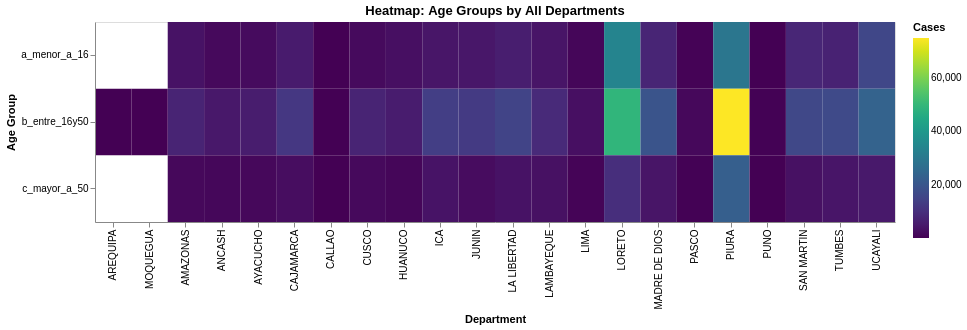

Source (notebook cell):
### Code cell
alt.Chart(age_dept).mark_rect().encode(
    x=alt.X('departamento:N',
            sort='-y',
            title='Department'),
    y=alt.Y('edad_grupos:N',
            sort=['a_menor_a_16', 'b_entre_16y50', 'c_mayor_a_50'],
            title='Age Group'),
    color=alt.Color('count:Q',
                    scale=alt.Scale(scheme='viridis'),
                    title='Cases'),
    tooltip=['departamento', 'edad_grupos', 'count']
).properties(
    title='Heatmap: Age Groups by All Departments',
    width=800,
    height=200
).interactive()

### Figure 1 — Vega specification as saved in the notebook (floating-point values rounded to 4 significant figures)
{"$schema": "https://vega.github.io/schema/vega/v5.json", "data": [{"name": "param_2_store"}, {"name": "source_0"}, {"name": "data_0", "values": [{"count": 3379, "departamento": "AMAZONAS", "edad_grupos": "a_menor_a_16"}, {"count": 7298, "departamento": "AMAZONAS", "edad_grupos": "b_entre_16y50"}, {"count": 1340, "departamento": "AMAZONAS", "edad_grupos": "c_mayor_a_50"}, {"count": 1557, "departamento": "ANCASH", "edad_grupos": "a_menor_a_16"}, {"count": 4483, "departamento": "ANCASH", "edad_grupos": "b_entre_16y50"}, {"count": 1174, "departamento": "ANCASH", "edad_grupos": "c_mayor_a_50"}, {"count": 7, "departamento": "AREQUIPA", "edad_grupos": "b_entre_16y50"}, {"count": 1934, "departamento": "AYACUCHO", "edad_grupos": "a_menor_a_16"}, {"count": 5672, "departamento": "AYACUCHO", "edad_grupos": "b_entre_16y50"}, {"count": 1283, "departamento": "AYACUCHO", "edad_grupos": "c_mayor_a_50"}, {"count": 5282, "departamento": "CAJAMARCA", "edad_grupos": "a_menor_a_16"}, {"count": 11875, "departamento": "CAJAMARCA", "edad_grupos": "b_entre_16y50"}, {"count": 2252, "departamento": "CAJAMARCA", "edad_grupos": "c_mayor_a_50"}, {"count": 7, "departamento": "CALLAO", "edad_grupos": "a_menor_a_16"}, {"count": 17, "departamento": "CALLAO", "edad_grupos": "b_entre_16y50"}, {"count": 2, "departamento": "CALLAO", "edad_grupos": "c_mayor_a_50"}, {"count": 1789, "departamento": "CUSCO", "edad_grupos": "a_menor_a_16"}, {"count": 7186, "departamento": "CUSCO", "edad_grupos": "b_entre_16y50"}, {"count": 1500, "departamento": "CUSCO", "edad_grupos": "c_mayor_a_50"}, {"count": 2624, "departamento": "HUANUCO", "edad_grupos": "a_menor_a_16"}, {"count": 5425, "departamento": "HUANUCO", "edad_grupos": "b_entre_16y50"}, {"count": 997, "departamento": "HUANUCO", "edad_grupos": "c_mayor_a_50"}, {"count": 4203, "departamento": "ICA", "edad_grupos": "a_menor_a_16"}, {"count": 13505, "departamento": "ICA", "edad_grupos": "b_entre_16y50"}, {"count": 3616, "departamento": "ICA", "edad_grupos": "c_mayor_a_50"}, {"count": 4388, "departamento": "JUNIN", "edad_grupos": "a_menor_a_16"}, {"count": 12611, "departamento": "JUNIN", "edad_grupos": "b_entre_16y50"}, {"count": 2200, "departamento": "JUNIN", "edad_grupos": "c_mayor_a_50"}, {"count": 5840, "departamento": "LA LIBERTAD", "edad_grupos": "a_menor_a_16"}, {"count": 15114, "departamento": "LA LIBERTAD", "edad_grupos": "b_entre_16y50"}, {"count": 3423, "departamento": "LA LIBERTAD", "edad_grupos": "c_mayor_a_50"}, {"count": 3877, "departamento": "LAMBAYEQUE", "edad_grupos": "a_menor_a_16"}, {"count": 8703, "departamento": "LAMBAYEQUE", "edad_grupos": "b_entre_16y50"}, {"count": 3038, "departamento": "LAMBAYEQUE", "edad_grupos": "c_mayor_a_50"}, {"count": 995, "departamento": "LIMA", "edad_grupos": "a_menor_a_16"}, {"count": 2681, "departamento": "LIMA", "edad_grupos": "b_entre_16y50"}, {"count": 579, "departamento": "LIMA", "edad_grupos": "c_mayor_a_50"}, {"count": 33691, "departamento": "LORETO", "edad_grupos": "a_menor_a_16"}, {"count": 49142, "departamento": "LORETO", "edad_grupos": "b_entre_16y50"}, {"count": 9663, "departamento": "LORETO", "edad_grupos": "c_mayor_a_50"}, {"count": 7423, "departamento": "MADRE DE DIOS", "edad_grupos": "a_menor_a_16"}, {"count": 19269, "departamento": "MADRE DE DIOS", "edad_grupos": "b_entre_16y50"}, {"count": 3870, "departamento": "MADRE DE DIOS", "edad_grupos": "c_mayor_a_50"}, {"count": 1, "departamento": "MOQUEGUA", "edad_grupos": "b_entre_16y50"}, {"count": 467, "departamento": "PASCO", "edad_grupos": "a_menor_a_16"}, {"count": 1260, "departamento": "PASCO", "edad_grupos": "b_entre_16y50"}, {"count": 236, "departamento": "PASCO", "edad_grupos": "c_mayor_a_50"}, {"count": 29288, "departamento": "PIURA", "edad_grupos": "a_menor_a_16"}, {"count": 74959, "departamento": "PIURA", "edad_grupos": "b_entre_16y50"}, {"count": 22153, "departamento": "PIURA", "edad_grupos": "c_mayor_a_50"}, {"count": 33, "departamento": "PUNO", "edad_grupos": "a_menor_a_16"}, {"count": 119, "departamento": "PUNO", "edad_grupos": "b_entre_16y50"}, {"count": 27, "departamento": "PUNO", "edad_grupos": "c_mayor_a_50"}, {"count": 7834, "departamento": "SAN MARTIN", "edad_grupos": "a_menor_a_16"}, {"count": 15890, "departamento": "SAN MARTIN", "edad_grupos": "b_entre_16y50"}, {"count": 3035, "departamento": "SAN MARTIN", "edad_grupos": "c_mayor_a_50"}, {"count": 6838, "departamento": "TUMBES", "edad_grupos": "a_menor_a_16"}, {"count": 16459, "departamento": "TUMBES", "edad_grupos": "b_entre_16y50"}, {"count": 4016, "departamento": "TUMBES", "edad_grupos": "c_mayor_a_50"}, {"count": 15623, "departamento": "UCAYALI", "edad_grupos": "a_menor_a_16"}, {"count": 23342, "departamento": "UCAYALI", "edad_grupos": "b_entre_16y50"}, {"count": 4742, "departamento": "UCAYALI", "edad_grupos": "c_mayor_a_50"}]}, {"name": "source_0_x_domain_departamento", "values": [{"departamento": "AMAZONAS", "sort_field": "a_menor_a_16"}, {"departamento": "ANCASH", "sort_field": "a_menor_a_16"}, {"departamento": "AREQUIPA", "sort_field": "b_entre_16y50"}, {"departamento": "AYACUCHO", "sort_field": "a_menor_a_16"}, {"departamento": "CAJAMARCA", "sort_field": "a_menor_a_16"}, {"departamento": "CALLAO", "sort_field": "a_menor_a_16"}, {"departamento": "CUSCO", "sort_field": "a_menor_a_16"}, {"departamento": "HUANUCO", "sort_field": "a_menor_a_16"}, {"departamento": "ICA", "sort_field": "a_menor_a_16"}, {"departamento": "JUNIN", "sort_field": "a_menor_a_16"}, {"departamento": "LA LIBERTAD", "sort_field": "a_menor_a_16"}, {"departamento": "LAMBAYEQUE", "sort_field": "a_menor_a_16"}, {"departamento": "LIMA", "sort_field": "a_menor_a_16"}, {"departamento": "LORETO", "sort_field": "a_menor_a_16"}, {"departamento": "MADRE DE DIOS", "sort_field": "a_menor_a_16"}, {"departamento": "MOQUEGUA", "sort_field": "b_entre_16y50"}, {"departamento": "PASCO", "sort_field": "a_menor_a_16"}, {"departamento": "PIURA", "sort_field": "a_menor_a_16"}, {"departamento": "PUNO", "sort_field": "a_menor_a_16"}, {"departamento": "SAN MARTIN", "sort_field": "a_menor_a_16"}, {"departamento": "TUMBES", "sort_field": "a_menor_a_16"}, {"departamento": "UCAYALI", "sort_field": "a_menor_a_16"}]}, {"name": "source_0_y_domain_edad_grupos", "values": [{"edad_grupos": "a_menor_a_16", "sort_field": 0.0}, {"edad_grupos": "b_entre_16y50", "sort_field": 1.0}, {"edad_grupos": "c_mayor_a_50", "sort_field": 2.0}]}, {"name": "data_0_color_domain_count", "values": [{"min": 1, "max": 74959}]}], "signals": [{"name": "unit", "value": {}, "on": [{"events": "pointermove", "update": "isTuple(group()) ? group() : unit"}]}, {"name": "param_2", "update": "vlSelectionResolve(\"param_2_store\", \"union\")"}, {"name": "param_2_departamento", "on": [{"events": [{"source": "view", "type": "dblclick"}], "update": "null"}, {"events": {"signal": "param_2_translate_delta"}, "update": "panLinear(param_2_translate_anchor.extent_x, -param_2_translate_delta.x / width)"}, {"events": {"signal": "param_2_zoom_delta"}, "update": "zoomLinear(domain(\"x\"), param_2_zoom_anchor.x, param_2_zoom_delta)"}]}, {"name": "param_2_edad_grupos", "on": [{"events": [{"source": "view", "type": "dblclick"}], "update": "null"}, {"events": {"signal": "param_2_translate_delta"}, "update": "panLinear(param_2_translate_anchor.extent_y, param_2_translate_delta.y / height)"}, {"events": {"signal": "param_2_zoom_delta"}, "update": "zoomLinear(domain(\"y\"), param_2_zoom_anchor.y, param_2_zoom_delta)"}]}, {"name": "param_2_tuple", "on": [{"events": [{"signal": "param_2_departamento || param_2_edad_grupos"}], "update": "param_2_departamento && param_2_edad_grupos ? {unit: \"\", fields: param_2_tuple_fields, values: [param_2_departamento,param_2_edad_grupos]} : null"}]}, {"name": "param_2_tuple_fields", "value": [{"field": "departamento", "channel": "x", "type": "E"}, {"field": "edad_grupos", "channel": "y", "type": "E"}]}, {"name": "param_2_translate_anchor", "value": {}, "on": [{"events": [{"source": "scope", "type": "pointerdown"}], "update": "{x: x(unit), y: y(unit), extent_x: domain(\"x\"), extent_y: domain(\"y\")}"}]}, {"name": "param_2_translate_delta", "value": {}, "on": [{"events": [{"source": "window", "between": [{"source": "scope", "type": "pointerdown"}, {"source": "window", "type": "pointerup"}], "type": "pointermove", "consume": true}], "update": "{x: param_2_translate_anchor.x - x(unit), y: param_2_translate_anchor.y - y(unit)}"}]}, {"name": "param_2_zoom_anchor", "on": [{"events": [{"source": "scope", "consume": true, "type": "wheel"}], "update": "{x: invert(\"x\", x(unit)), y: invert(\"y\", y(unit))}"}]}, {"name": "param_2_zoom_delta", "on": [{"events": [{"source": "scope", "type": "wheel", "consume": true}], "update": "pow(1.001, event.deltaY * pow(16, event.deltaMode))", "force": true}]}, {"name": "param_2_modify", "on": [{"events": {"signal": "param_2_tuple"}, "update": "modify(\"param_2_store\", param_2_tuple, true)"}]}], "marks": [{"type": "rect", "name": "marks", "from": {"data": "data_0"}, "encode": {"update": {"width": {"signal": "max(0.25, bandwidth('x'))"}, "y": {"field": "edad_grupos", "scale": "y"}, "height": {"signal": "max(0.25, bandwidth('y'))"}, "fill": {"field": "count", "scale": "color"}, "tooltip": {"signal": "{\"departamento\": isValid(datum[\"departamento\"]) ? datum[\"departamento\"] : \"\"+datum[\"departamento\"], \"edad_grupos\": isValid(datum[\"edad_grupos\"]) ? datum[\"edad_grupos\"] : \"\"+datum[\"edad_grupos\"], \"count\": format(datum[\"count\"], \"\")}"}, "x": {"field": "departamento", "scale": "x"}}}, "interactive": true, "style": ["rect"]}], "scales": [{"name": "x", "type": "band", "domain": {"data": "source_0_x_domain_departamento", "field": "departamento", "sort": {"op": "max", "field": "sort_field", "order": "descending"}}, "range": [0, {"signal": "width"}], "paddingInner": 0, "paddingOuter": 0}, {"name": "y", "type": "band", "domain": {"data": "source_0_y_domain_edad_grupos", "field": "edad_grupos", "sort": {"op": "max", "field": "sort_field"}}, "range": [0, {"signal": "height"}], "paddingOuter": 0, "paddingInner": 0}, {"name": "color", "type": "linear", "domain": [{"signal": "(data(\"data_0_color_domain_count\")[0] || {}).min"}, {"signal": "(data(\"data_0_color_domain_count\")[0] || {}).max"}], "range": {"scheme": "viridis"}, "zero": false, "interpolate": "hcl"}], "axes": [{"scale": "x", "labelAngle": 270, "labelAlign": "right", "zindex": 1, "labelBaseline": "middle", "orient": "bottom", "grid": false, "title": "Department"}, {"scale": "y", "title": "Age Group", "grid": false, "orient": "left", "zindex": 1}], "title": {"text": "Heatmap: Age Groups by All Departments", "frame": "group"}, "width": 800, "background": "white", "height": 200, "style": "cell", "legends": [{"title": "Cases", "fill": "color", "gradientLength": {"signal": "clamp(height, 64, 200)"}}], "padding": 5}
